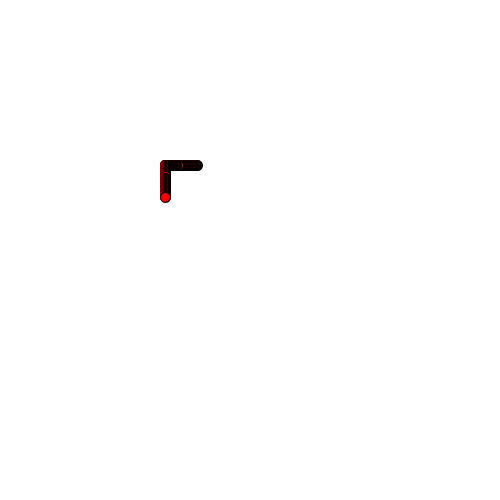
Frame 1 (no input)
Frame 60 (the mouse pressed at the canvas centre just before this capture): identical to frame 1, image omitted
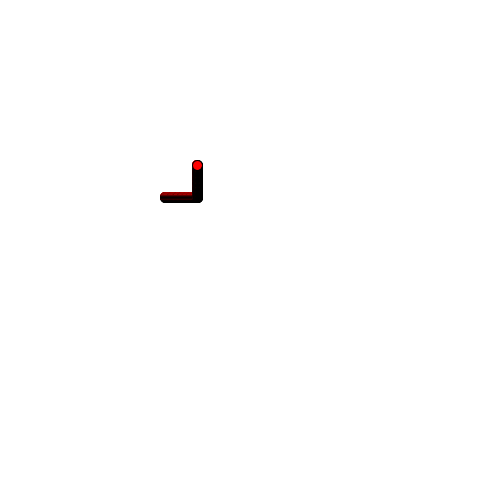
Frame 120 (the mouse held since frame 60 and released just before this capture)

The Processing sketch that drew these frames (run headless with seeded random() and noise(); from frame 60 on, the mouse is pressed at the canvas centre):

// Processing sketch: sketch_2d_raycasting
// ── sketch_2d_raycasting.pde
int[][] world=new int[15][15];
float blockSize=0;
void setup(){
size(500,500);
blockSize=min(width/world.length,height/world[0].length);
world[5][5]=1;
}
float res=3600;
void draw(){
background(255);
  for(int i=0;i<res;i++){
    PVector Ray=RayPos(new PVector(mouseX,mouseY),PVector.fromAngle(radians(i*(360/res))));

fill(255,0,0);
ellipse(int(Ray.x),int(Ray.y),10,10);
}
println(frameRate);
}



boolean isInWorld(int x,int y){
return (x>=0&&y>=0&&x<world.length&&y<world[0].length);
}

boolean isHit(int x,int y){
 
if(isInWorld(int(x/blockSize),int(y/blockSize))){
  if(world[int(x/blockSize)][int(y/blockSize)]!=0){
  return true;
  }
}
  return false;
}


int maxDist=1000;
PVector RayPos(PVector pos,PVector vel){
vel.normalize();
int dist=0;
boolean hit=false;
while(dist<maxDist&&hit==false){
    pos.add(vel);
if(isHit(int(pos.x),int(pos.y))){
hit=true;
}

  dist+=1;
}

return pos;

}

boolean RayHit(PVector pos,PVector vel){
vel.normalize();
int dist=0;
boolean hit=false;
while(dist<maxDist&&hit==false){
    pos.add(vel);
if(isHit(int(pos.x),int(pos.y))){
return true;
}

  dist+=1;
}

return false;

}

float RayDist(PVector pos,PVector vel){
vel.normalize();
PVector posCopy=pos.copy();
int dist=0;
boolean hit=false;
while(dist<maxDist&&hit==false){
    pos.add(vel);
if(isHit(int(pos.x),int(pos.y))){
hit=true;
}

  dist+=1;
}

return dist(pos.x,pos.y,posCopy.x,posCopy.y);

}
